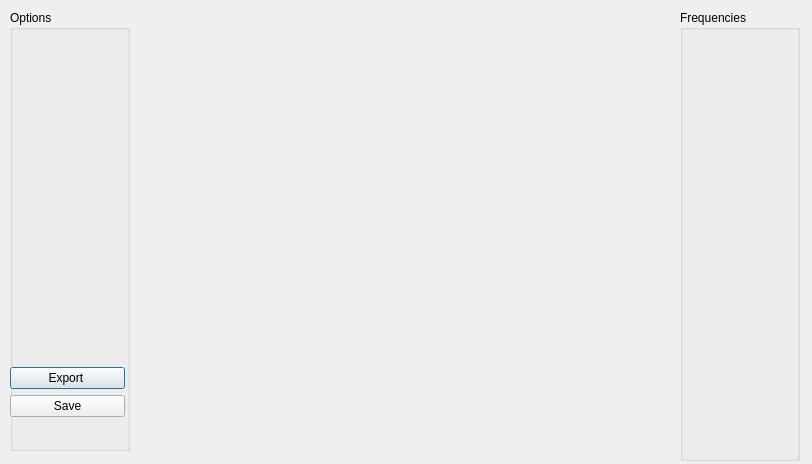
<?xml version="1.0" encoding="UTF-8"?>
<ui version="4.0">
 <class>BoundaryViewer</class>
 <widget class="QDialog" name="BoundaryViewer">
  <property name="geometry">
   <rect>
    <x>0</x>
    <y>0</y>
    <width>812</width>
    <height>464</height>
   </rect>
  </property>
  <property name="windowTitle">
   <string>Dialog</string>
  </property>
  <widget class="QGroupBox" name="groupBox">
   <property name="geometry">
    <rect>
     <x>10</x>
     <y>10</y>
     <width>120</width>
     <height>441</height>
    </rect>
   </property>
   <property name="title">
    <string>Options</string>
   </property>
   <widget class="QWidget" name="layoutWidget">
    <property name="geometry">
     <rect>
      <x>0</x>
      <y>340</y>
      <width>115</width>
      <height>85</height>
     </rect>
    </property>
    <layout class="QVBoxLayout" name="verticalLayout_2">
     <item>
      <layout class="QVBoxLayout" name="verticalLayout">
       <item>
        <widget class="QPushButton" name="exportData">
         <property name="text">
          <string>Export </string>
         </property>
        </widget>
       </item>
       <item>
        <widget class="QPushButton" name="saveImage">
         <property name="text">
          <string>Save</string>
         </property>
        </widget>
       </item>
      </layout>
     </item>
    </layout>
   </widget>
  </widget>
  <widget class="QCustomPlot" name="plot" native="true">
   <property name="geometry">
    <rect>
     <x>150</x>
     <y>10</y>
     <width>511</width>
     <height>451</height>
    </rect>
   </property>
  </widget>
  <widget class="QGroupBox" name="frecuencias">
   <property name="geometry">
    <rect>
     <x>680</x>
     <y>10</y>
     <width>120</width>
     <height>451</height>
    </rect>
   </property>
   <property name="title">
    <string>Frequencies</string>
   </property>
  </widget>
 </widget>
 <customwidgets>
  <customwidget>
   <class>QCustomPlot</class>
   <extends>QWidget</extends>
   <header location="global">qcustomplot.h</header>
   <container>1</container>
  </customwidget>
 </customwidgets>
 <resources/>
 <connections/>
</ui>
